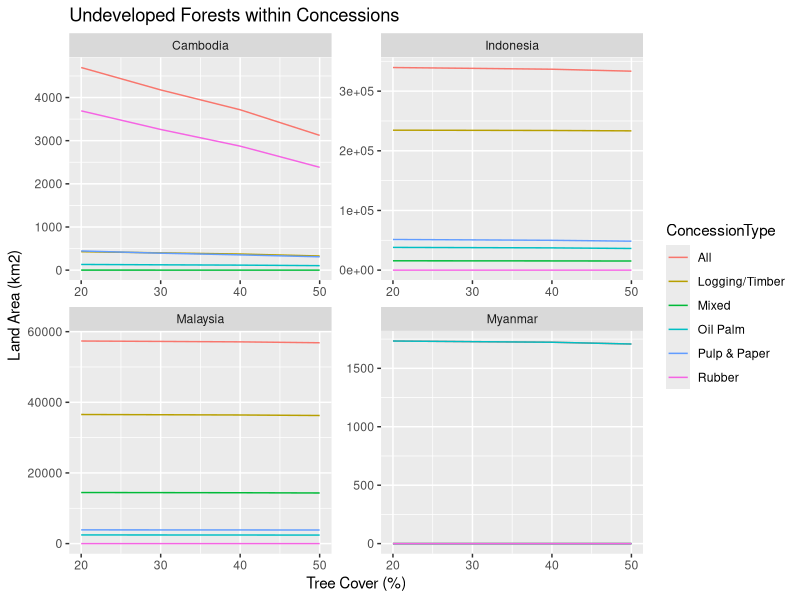

The R source for this figure: (Note: this script raises an error after producing the figure.)
# This script generates plots of the results of Southeast Asia's Great Forest
# Transition study, which estimates the area, total carbon, avoided emissions
# of undeveloped or unconverted forests within concessions (logging/timber, oil
# palm, pulp & paper, rubber, mixed) in Southeast Asian countries.
# 
# 
# Script by:      Jose Don T. De Alban
# Date created:   26 May 2022
# Date modified:     


# Load Libraries -------------------------
library(tidyverse)

# Set Working Directories ----------------
DirMAIN  <- "/Users/dondealban/Dropbox/Research/se-asia-gft/"

# Read Data Files ------------------------
setwd(DirMAIN)
csvAREA <- read.csv(file="SEAsia GFT_Results_Area.csv", header=TRUE, sep=",")
csvCARB <- read.csv(file="SEAsia GFT_Results_Total Carbon.csv", header=TRUE, sep=",")

dfAREA <- csvAREA
dfCARB <- csvCARB

# Generate Plots -------------------------

# Land area of undeveloped forests within concessions
pAREA <- ggplot() + geom_line(data=dfAREA, aes(x=TreeCoverPct, y=LandAreaSqKm, colour=ConcessionType))
pAREA <- pAREA + facet_wrap(~ Country, scales="free")
pAREA <- pAREA + labs(title="Undeveloped Forests within Concessions", x="Tree Cover (%)", y="Land Area (km2)")

# Total carbon stored by undeveloped forests within concessions
pCARB <- ggplot() + geom_line(data=dfCARB, aes(x=TreeCoverPct, y=TotalCarbon_TgC, colour=CarbonMapSource))
pCARB <- pCARB + facet_grid(Country ~ ConcessionType, scales="free_y")
pCARB <- pCARB + labs(title="Total Carbon Stored by Undeveloped Forests within Concessions", 
                      x="Tree Cover (%)", y="Total Carbon (Tg or MMT)")

# Avoided total emissions by undeveloped forests within concessions
pAVEM <- ggplot() + geom_line(data=dfCARB, aes(x=TreeCoverPct, y=AvoidedTotalEmissions_MMtCO2e, colour=CarbonMapSource))
pAVEM <- pAVEM + facet_grid(Country ~ ConcessionType, scales="free_y")
pAVEM <- pAVEM + labs(title="Avoided Total Emissions from Undeveloped Forests within Concessions", 
                      x="Tree Cover (%)", y="Avoided Emissions (MMt CO2e)")

# Save Output Plots ----------------------
ggsave(pAREA, file="SEAsia-GFT-Area.pdf", width=20, height=15, units="cm", dpi=300)
ggsave(pCARB, file="SEAsia-GFT-TotalCarbon.pdf", width=20, height=15, units="cm", dpi=300)
ggsave(pAVEM, file="SEAsia-GFT-AvoidedEmissions.pdf", width=20, height=15, units="cm", dpi=300)
